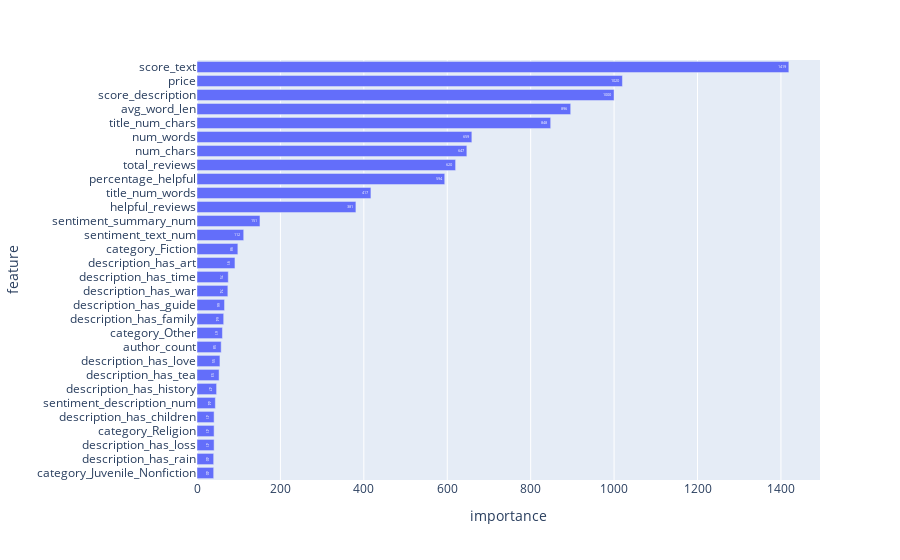

The notebook cell this image was saved under:
### Code cell
import plotly.express as px

top_features = importance_df.head(30)  # show top 30
fig = px.bar(
    top_features,
    x='importance',
    y='feature',
    orientation='h',
    text='importance'
)
fig.update_layout(yaxis=dict(autorange="reversed"))
fig.show()

### Figure 1 — Plotly figure (JSON) as saved in the notebook; plotly's stock layout.template omitted (floating-point values rounded to 4 significant figures)
{"data": [{"hovertemplate": "importance=%{text}<br>feature=%{y}<extra></extra>", "legendgroup": "", "marker": {"color": "#636efa", "pattern": {"shape": ""}}, "name": "", "orientation": "h", "showlegend": false, "text": [1419.0, 1020.0, 1000.0, 896.0, 848.0, 659.0, 647.0, 620.0, 594.0, 417.0, 381.0, 151.0, 112.0, 98.0, 91.0, 75.0, 74.0, 66.0, 64.0, 61.0, 58.0, 55.0, 53.0, 47.0, 44.0, 41.0, 41.0, 41.0, 40.0, 40.0], "textposition": "auto", "type": "bar", "x": [1419.0, 1020.0, 1000.0, 896.0, 848.0, 659.0, 647.0, 620.0, 594.0, 417.0, 381.0, 151.0, 112.0, 98.0, 91.0, 75.0, 74.0, 66.0, 64.0, 61.0, 58.0, 55.0, 53.0, 47.0, 44.0, 41.0, 41.0, 41.0, 40.0, 40.0], "xaxis": "x", "y": ["score_text", "price", "score_description", "avg_word_len", "title_num_chars", "num_words", "num_chars", "total_reviews", "percentage_helpful", "title_num_words", "helpful_reviews", "sentiment_summary_num", "sentiment_text_num", "category_Fiction", "description_has_art", "description_has_time", "description_has_war", "description_has_guide", "description_has_family", "category_Other", "author_count", "description_has_love", "description_has_tea", "description_has_history", "sentiment_description_num", "description_has_children", "category_Religion", "description_has_loss", "description_has_rain", "category_Juvenile_Nonfiction"], "yaxis": "y"}], "layout": {"barmode": "relative", "legend": {"tracegroupgap": 0}, "margin": {"t": 60}, "xaxis": {"anchor": "y", "domain": [0, 1], "title": {"text": "importance"}}, "yaxis": {"anchor": "x", "autorange": "reversed", "domain": [0, 1], "title": {"text": "feature"}}}}
